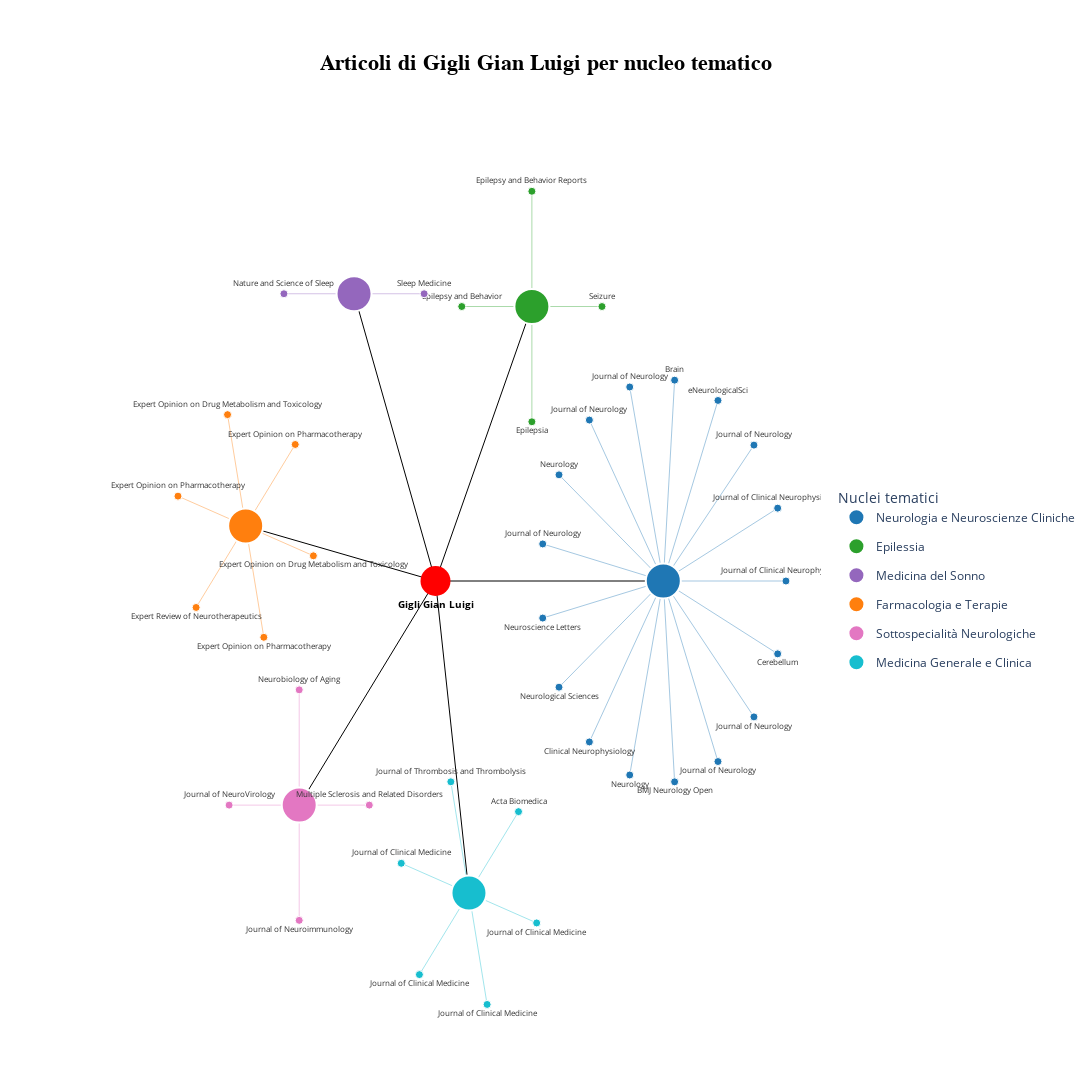

The notebook cell saved with this chart:
### Markdown cell above
### 8) Sesto grafo: distribuzione tematica delle pubblicazioni dell’autore centrale
Visualizzazione delle pubblicazioni dell’autore principale organizzate in sei nuclei tematici e collegate alle sedi di collaborazione.

### Code cell
def clean_author_names(val):
    if not isinstance(val, str): return []
    return [re.sub(r"\s*\([^)]*\)", "", a).replace(",", "").strip() for a in val.split(";")]

#siglatura città e stato
def get_all_locations(aff_string):
    if not isinstance(aff_string, str) or aff_string == 'N/A':
        return "N/A"
    
    individual_affs = aff_string.split(';')
    locations = set()
    
    for aff in individual_affs:
        parts = [p.strip() for p in aff.split(',')]
        if len(parts) >= 3:
            # Se il penultimo elemento è una sigla (es. UD, NY, RM) di 2 lettere
            if len(parts[-2]) <= 2:
                # Prende la terzultima (Città) e l'ultima (Stato)
                loc = f"{parts[-3]}, {parts[-1]}"
            else:
                # Altrimenti logica standard: penultima e ultima
                loc = f"{parts[-2]}, {parts[-1]}"
            
            # Pulizia numeri/CAP
            loc = re.sub(r'\d{3,}', '', loc).strip() 
            locations.add(loc)
        elif len(parts) == 2:
            locations.add(f"{parts[0]}, {parts[1]}")
    
    return " | ".join(sorted(locations)) if locations else "N/A"

df["authors_list"] = df["Author full names"].apply(clean_author_names)

#suddivisione nei 6 nuclei
def get_category_6(source_title):
    s = str(source_title).lower()
    if any(k in s for k in ["epilepsia", "seizure", "epilepsy"]): return "Epilessia"
    if any(k in s for k in ["pharmacotherapy", "therapeutics", "drug", "toxicology"]): return "Farmacologia e Terapie"
    if any(k in s for k in ["sleep", "nature and science"]): return "Medicina del Sonno"
    if any(k in s for k in ["multiple sclerosis", "neuroimmunology", "neurovirology", "aging", "neurobiology of aging"]): return "Sottospecialità Neurologiche"
    if any(k in s for k in ["clinical medicine", "acta biomedica", "thrombosis"]): return "Medicina Generale e Clinica"
    return "Neurologia e Neuroscienze Cliniche"

#filtro Autore
target_author = "Gigli Gian Luigi"
mask = df["authors_list"].apply(lambda x: target_author in x)
articoli = df[mask].copy()

#Configurazione GEOMETRICA
cat_names_secondary = ["Epilessia", "Medicina del Sonno", "Farmacologia e Terapie", "Sottospecialità Neurologiche", "Medicina Generale e Clinica"]
main_cat = "Neurologia e Neuroscienze Cliniche"

cat_colors = {
    "Neurologia e Neuroscienze Cliniche": "#1f77b4", 
    "Epilessia": "#2ca02c", 
    "Medicina del Sonno": "#9467bd", 
    "Farmacologia e Terapie": "#ff7f0e", 
    "Sottospecialità Neurologiche": "#e377c2", 
    "Medicina Generale e Clinica": "#17becf"
}

cat_coords = {}
cat_coords[main_cat] = (6.5, 0) # Neurologia a EST

angles = np.linspace(60 * (np.pi/180), 280 * (np.pi/180), len(cat_names_secondary))
for name, angle in zip(cat_names_secondary, angles):
    cat_coords[name] = (5.5 * np.cos(angle), 5.5 * np.sin(angle))

fig = go.Figure()

#archi principali
for name, (cx, cy) in cat_coords.items():
    fig.add_trace(go.Scatter(
        x=[0, cx, None], y=[0, cy, None],
        mode='lines',
        line=dict(color='black', width=1),
        hoverinfo='none', showlegend=False
    ))

# --- 2. ARCHI E NODI ARTICOLI ---
for cat in [main_cat] + cat_names_secondary:
    articoli_cat = articoli[articoli['Source title'].apply(get_category_6) == cat]
    cx, cy = cat_coords[cat]
    n_art = len(articoli_cat)
    
    art_x, art_y, art_hover_text, art_source_full, art_positions = [], [], [], [], []
    r_orbita = 3.5 if cat == main_cat else 2
    
    offset_rotazione = (np.pi / 4) if n_art == 6 else 0
    
    for i, (idx, row) in enumerate(articoli_cat.iterrows()):
        angle = ((2 * np.pi * i) / n_art) + offset_rotazione if n_art > 0 else 0
        ax, ay = cx + r_orbita * np.cos(angle), cy + r_orbita * np.sin(angle)
        
        fig.add_trace(go.Scatter(
            x=[cx, ax, None], y=[cy, ay, None],
            mode='lines',
            line=dict(color=cat_colors[cat], width=0.8),
            opacity=0.5, hoverinfo='none', showlegend=False, legendgroup=cat
        ))
        
        art_x.append(ax)
        art_y.append(ay)
        
        # Recupero di tutte le città 
        raw_aff = str(row.get('Affiliations', 'N/A'))
        all_cities = get_all_locations(raw_aff)

        art_hover_text.append(
            f"<b>TITOLO:</b> {row['Title']}<br>"
            f"<b>ANNO:</b> {row['Year']}<br>"
            f"<b>COLLABORAZIONI:</b> {all_cities}"
        )
        
        art_source_full.append(str(row['Source title']))
        
        if ay >= cy:
            art_positions.append("top center")
        else:
            art_positions.append("bottom center")

    fig.add_trace(go.Scatter(
        x=[cx], y=[cy], mode='markers',
        name=cat, legendgroup=cat,
        marker=dict(color=cat_colors[cat], size=35, line=dict(width=2, color='white')),
        hoverinfo='none'
    ))

    fig.add_trace(go.Scatter(
        x=art_x, y=art_y, 
        mode='markers+text', 
        text=art_source_full, 
        textposition=art_positions,
        legendgroup=cat, showlegend=False, 
        marker=dict(color=cat_colors[cat], size=8, line=dict(width=1, color='white')),
        textfont=dict(size=7.5, color="#333"),
        hovertext=art_hover_text, 
        hoverinfo='text'
    ))

#nodo autore centrale
fig.add_trace(go.Scatter(
    x=[0], y=[0], mode='markers+text',
    text=[f"<b>{target_author}</b>"], 
    textposition="bottom center",
    marker=dict(size=30, color='red'),
    textfont=dict(size=10, color="black"), 
    hoverinfo='none', showlegend=False
))

#layout
fig.update_layout(
    width=1600, height=1400,
    margin=dict(l=50, r=50, t=120, b=50),
    xaxis=dict(showgrid=False, zeroline=False, showticklabels=False, range=[-11, 11]),
    yaxis=dict(showgrid=False, zeroline=False, showticklabels=False, range=[-8, 8]),
    paper_bgcolor='white', plot_bgcolor='white',
    legend=dict(title="Nuclei tematici", yanchor="middle", y=0.5, xanchor="left", x=1.02),
    title=dict(
        text="Articoli di Gigli Gian Luigi per nucleo tematico",
        x=0.5,       # centrato orizzontalmente
        y=0.95,
        xanchor='center',
        yanchor='top',
        font=dict(size=22, family="Arial", color="black", weight="bold")
    )
)

fig.show()

### Figure 1 — Plotly figure (JSON) as saved in the notebook; plotly's stock layout.template omitted (floating-point values rounded to 4 significant figures)
{"data": [{"hoverinfo": "none", "line": {"color": "black", "width": 1}, "mode": "lines", "showlegend": false, "type": "scatter", "x": [0, 6.5, null], "y": [0, 0, null]}, {"hoverinfo": "none", "line": {"color": "black", "width": 1}, "mode": "lines", "showlegend": false, "type": "scatter", "x": [0, 2.75, null], "y": [0, 4.763, null]}, {"hoverinfo": "none", "line": {"color": "black", "width": 1}, "mode": "lines", "showlegend": false, "type": "scatter", "x": [0, -2.324, null], "y": [0, 4.985, null]}, {"hoverinfo": "none", "line": {"color": "black", "width": 1}, "mode": "lines", "showlegend": false, "type": "scatter", "x": [0, -5.416, null], "y": [0, 0.9551, null]}, {"hoverinfo": "none", "line": {"color": "black", "width": 1}, "mode": "lines", "showlegend": false, "type": "scatter", "x": [0, -3.889, null], "y": [0, -3.889, null]}, {"hoverinfo": "none", "line": {"color": "black", "width": 1}, "mode": "lines", "showlegend": false, "type": "scatter", "x": [0, 0.9551, null], "y": [0, -5.416, null]}, {"hoverinfo": "none", "legendgroup": "Neurologia e Neuroscienze Cliniche", "line": {"color": "#1f77b4", "width": 0.8}, "mode": "lines", "opacity": 0.5, "showlegend": false, "type": "scatter", "x": [6.5, 10, null], "y": [0, 0, null]}, {"hoverinfo": "none", "legendgroup": "Neurologia e Neuroscienze Cliniche", "line": {"color": "#1f77b4", "width": 0.8}, "mode": "lines", "opacity": 0.5, "showlegend": false, "type": "scatter", "x": [6.5, 9.764, null], "y": [0, 1.264, null]}, {"hoverinfo": "none", "legendgroup": "Neurologia e Neuroscienze Cliniche", "line": {"color": "#1f77b4", "width": 0.8}, "mode": "lines", "opacity": 0.5, "showlegend": false, "type": "scatter", "x": [6.5, 9.087, null], "y": [0, 2.358, null]}, {"hoverinfo": "none", "legendgroup": "Neurologia e Neuroscienze Cliniche", "line": {"color": "#1f77b4", "width": 0.8}, "mode": "lines", "opacity": 0.5, "showlegend": false, "type": "scatter", "x": [6.5, 8.06, null], "y": [0, 3.133, null]}, {"hoverinfo": "none", "legendgroup": "Neurologia e Neuroscienze Cliniche", "line": {"color": "#1f77b4", "width": 0.8}, "mode": "lines", "opacity": 0.5, "showlegend": false, "type": "scatter", "x": [6.5, 6.823, null], "y": [0, 3.485, null]}, {"hoverinfo": "none", "legendgroup": "Neurologia e Neuroscienze Cliniche", "line": {"color": "#1f77b4", "width": 0.8}, "mode": "lines", "opacity": 0.5, "showlegend": false, "type": "scatter", "x": [6.5, 5.542, null], "y": [0, 3.366, null]}, {"hoverinfo": "none", "legendgroup": "Neurologia e Neuroscienze Cliniche", "line": {"color": "#1f77b4", "width": 0.8}, "mode": "lines", "opacity": 0.5, "showlegend": false, "type": "scatter", "x": [6.5, 4.391, null], "y": [0, 2.793, null]}, {"hoverinfo": "none", "legendgroup": "Neurologia e Neuroscienze Cliniche", "line": {"color": "#1f77b4", "width": 0.8}, "mode": "lines", "opacity": 0.5, "showlegend": false, "type": "scatter", "x": [6.5, 3.524, null], "y": [0, 1.843, null]}, {"hoverinfo": "none", "legendgroup": "Neurologia e Neuroscienze Cliniche", "line": {"color": "#1f77b4", "width": 0.8}, "mode": "lines", "opacity": 0.5, "showlegend": false, "type": "scatter", "x": [6.5, 3.06, null], "y": [0, 0.6431, null]}, {"hoverinfo": "none", "legendgroup": "Neurologia e Neuroscienze Cliniche", "line": {"color": "#1f77b4", "width": 0.8}, "mode": "lines", "opacity": 0.5, "showlegend": false, "type": "scatter", "x": [6.5, 3.06, null], "y": [0, -0.6431, null]}, {"hoverinfo": "none", "legendgroup": "Neurologia e Neuroscienze Cliniche", "line": {"color": "#1f77b4", "width": 0.8}, "mode": "lines", "opacity": 0.5, "showlegend": false, "type": "scatter", "x": [6.5, 3.524, null], "y": [0, -1.843, null]}, {"hoverinfo": "none", "legendgroup": "Neurologia e Neuroscienze Cliniche", "line": {"color": "#1f77b4", "width": 0.8}, "mode": "lines", "opacity": 0.5, "showlegend": false, "type": "scatter", "x": [6.5, 4.391, null], "y": [0, -2.793, null]}, {"hoverinfo": "none", "legendgroup": "Neurologia e Neuroscienze Cliniche", "line": {"color": "#1f77b4", "width": 0.8}, "mode": "lines", "opacity": 0.5, "showlegend": false, "type": "scatter", "x": [6.5, 5.542, null], "y": [0, -3.366, null]}, {"hoverinfo": "none", "legendgroup": "Neurologia e Neuroscienze Cliniche", "line": {"color": "#1f77b4", "width": 0.8}, "mode": "lines", "opacity": 0.5, "showlegend": false, "type": "scatter", "x": [6.5, 6.823, null], "y": [0, -3.485, null]}, {"hoverinfo": "none", "legendgroup": "Neurologia e Neuroscienze Cliniche", "line": {"color": "#1f77b4", "width": 0.8}, "mode": "lines", "opacity": 0.5, "showlegend": false, "type": "scatter", "x": [6.5, 8.06, null], "y": [0, -3.133, null]}, {"hoverinfo": "none", "legendgroup": "Neurologia e Neuroscienze Cliniche", "line": {"color": "#1f77b4", "width": 0.8}, "mode": "lines", "opacity": 0.5, "showlegend": false, "type": "scatter", "x": [6.5, 9.087, null], "y": [0, -2.358, null]}, {"hoverinfo": "none", "legendgroup": "Neurologia e Neuroscienze Cliniche", "line": {"color": "#1f77b4", "width": 0.8}, "mode": "lines", "opacity": 0.5, "showlegend": false, "type": "scatter", "x": [6.5, 9.764, null], "y": [0, -1.264, null]}, {"hoverinfo": "none", "legendgroup": "Neurologia e Neuroscienze Cliniche", "marker": {"color": "#1f77b4", "line": {"color": "white", "width": 2}, "size": 35}, "mode": "markers", "name": "Neurologia e Neuroscienze Cliniche", "type": "scatter", "x": [6.5], "y": [0]}, {"hoverinfo": "text", "hovertext": ["<b>TITOLO:</b> Fast or Slow? A Comparison Between Two Transcranial Electrical Stimulation Techniques for Eliciting Motor-Evoked Potentials During Supratentorial Surgery<br><b>ANNO:</b> 2023<br><b>COLLABORAZIONI:</b> Udine, Italy", "<b>TITOLO:</b> Risk Factors for Intraoperative Seizures in Glioma Surgery: Electrocorticography Matters<br><b>ANNO:</b> 2023<br><b>COLLABORAZIONI:</b> Udine, Italy", "<b>TITOLO:</b> Epilepsy and episodic ataxia type 2: family study and review of the literature<br><b>ANNO:</b> 2021<br><b>COLLABORAZIONI:</b> Udine, Italy", "<b>TITOLO:</b> Case report and ten-year follow-up of episodic ataxia type 2 due to a novel variant in CACNA1A<br><b>ANNO:</b> 2021<br><b>COLLABORAZIONI:</b> Milan, Italy | Udine, Italy", "<b>TITOLO:</b> Unclear association between COVID-19 and Guillain-Barré syndrome<br><b>ANNO:</b> 2021<br><b>COLLABORAZIONI:</b> Auvergne-Rhone-Alpes, France | Lyon, France | Saint-Etienne, France | Udine, Italy", "<b>TITOLO:</b> Reply to \"Guillain‑Barré syndrome in the COVID‑19 era another occasional cluster?\": Insights from two distinct clusters of Guillain–Barré syndrome detected in Europe in the COVID-19 era<br><b>ANNO:</b> 2021<br><b>COLLABORAZIONI:</b> Udine, Italy", "<b>TITOLO:</b> Guillain-Barré syndrome in the COVID-19 era: just an occasional cluster?<br><b>ANNO:</b> 2021<br><b>COLLABORAZIONI:</b> Udine, Italy", "<b>TITOLO:</b> Novel Associations of BST1 and LAMP3 With REM Sleep Behavior Disorder<br><b>ANNO:</b> 2021<br><b>COLLABORAZIONI:</b> Bologna, Italy | Cagliari, Italy | Geel, Belgium | Hauts-de-France, France | Hessen, Germany | Ile-de-France, France | Milan, Italy | Modena, Italy | Montpellier, France | Montreal, Canada | Niedersachsen, Germany | Nordrhein-Westfalen, Germany | Occitania, France | Occitanie, France | Oxfordshire, United Kingdom | Prague, Czech Republic | Rochester, United States | Tyrol, Austria | Udine, Italy | VAN, Belgium | Verona, Italy", "<b>TITOLO:</b> Causality in COVID-19-associated stroke: a uniform case definition for use in clinical research<br><b>ANNO:</b> 2021<br><b>COLLABORAZIONI:</b> Brescia, Italy | Udine, Italy", "<b>TITOLO:</b> Stroke in patients with COVID-19: Clinical and neuroimaging characteristics<br><b>ANNO:</b> 2021<br><b>COLLABORAZIONI:</b> Brescia, Italy | Udine, Italy", "<b>TITOLO:</b> HLA and immunological features of SARS-CoV-2-induced Guillain-Barré syndrome<br><b>ANNO:</b> 2020<br><b>COLLABORAZIONI:</b> Udine, Italy", "<b>TITOLO:</b> Spikes/spike-waves time-locked to the flash frequency during intermittent light stimulation in Jeavons syndrome<br><b>ANNO:</b> 2020<br><b>COLLABORAZIONI:</b> Ile-de-France, France | Marseille, France | Naples, Italy | Occitanie, France | Udine, Italy", "<b>TITOLO:</b> GBA variants in REM sleep behavior disorder: A multicenter study<br><b>ANNO:</b> 2020<br><b>COLLABORAZIONI:</b> Bologna, Italy | Cagliari, Italy | Cincinnati, United States | Geel, Belgium | Hauts-de-France, France | Hessen, Germany | Ile-de-France, France | London, United Kingdom | Milan, Italy | Montpellier, France | Montreal, Canada | Niedersachsen, Germany | Nordrhein-Westfalen, Germany | Occitania, France | Occitanie, France | Oxfordshire, United Kingdom | Prague, Czech Republic | Tyrol, Austria | Udine, Italy", "<b>TITOLO:</b> May lamotrigine be an alternative to topiramate in the prevention of migraine with aura? Results of a retrospective study<br><b>ANNO:</b> 2020<br><b>COLLABORAZIONI:</b> Udine, Italy", "<b>TITOLO:</b> Stroke in patients with SARS-CoV-2 infection: case series<br><b>ANNO:</b> 2020<br><b>COLLABORAZIONI:</b> Brescia, Italy | Udine, Italy", "<b>TITOLO:</b> Epidemiology of paraneoplastic neurological syndromes: a population-based study<br><b>ANNO:</b> 2020<br><b>COLLABORAZIONI:</b> Auvergne-Rhone-Alpes, France | Gorizia, Italy | Lyon, France | Merano, Italy | Pordenone, Italy | Udine, Italy | Verona, Italy", "<b>TITOLO:</b> Stroke-Like Presentation of Paraneoplastic Cerebellar Degeneration: a Single-Center Experience and Review of the Literature<br><b>ANNO:</b> 2019<br><b>COLLABORAZIONI:</b> Auvergne-Rhone-Alpes, France | Udine, Italy"], "legendgroup": "Neurologia e Neuroscienze Cliniche", "marker": {"color": "#1f77b4", "line": {"color": "white", "width": 1}, "size": 8}, "mode": "markers+text", "showlegend": false, "text": ["Journal of Clinical Neurophysiology", "Journal of Clinical Neurophysiology", "Journal of Neurology", "eNeurologicalSci", "Brain", "Journal of Neurology", "Journal of Neurology", "Neurology", "Journal of Neurology", "Neuroscience Letters", "Neurological Sciences", "Clinical Neurophysiology", "Neurology", "BMJ Neurology Open", "Journal of Neurology", "Journal of Neurology", "Cerebellum"], "textfont": {"color": "#333", "size": 7.5}, "textposition": ["top center", "top center", "top center", "top center", "top center", "top center", "top center", "top center", "top center", "bottom center", "bottom center", "bottom center", "bottom center", "bottom center", "bottom center", "bottom center", "bottom center"], "type": "scatter", "x": [10, 9.764, 9.087, 8.06, 6.823, 5.542, 4.391, 3.524, 3.06, 3.06, 3.524, 4.391, 5.542, 6.823, 8.06, 9.087, 9.764], "y": [0, 1.264, 2.358, 3.133, 3.485, 3.366, 2.793, 1.843, 0.6431, -0.6431, -1.843, -2.793, -3.366, -3.485, -3.133, -2.358, -1.264]}, {"hoverinfo": "none", "legendgroup": "Epilessia", "line": {"color": "#2ca02c", "width": 0.8}, "mode": "lines", "opacity": 0.5, "showlegend": false, "type": "scatter", "x": [2.75, 4.75, null], "y": [4.763, 4.763, null]}, {"hoverinfo": "none", "legendgroup": "Epilessia", "line": {"color": "#2ca02c", "width": 0.8}, "mode": "lines", "opacity": 0.5, "showlegend": false, "type": "scatter", "x": [2.75, 2.75, null], "y": [4.763, 6.763, null]}, {"hoverinfo": "none", "legendgroup": "Epilessia", "line": {"color": "#2ca02c", "width": 0.8}, "mode": "lines", "opacity": 0.5, "showlegend": false, "type": "scatter", "x": [2.75, 0.75, null], "y": [4.763, 4.763, null]}, {"hoverinfo": "none", "legendgroup": "Epilessia", "line": {"color": "#2ca02c", "width": 0.8}, "mode": "lines", "opacity": 0.5, "showlegend": false, "type": "scatter", "x": [2.75, 2.75, null], "y": [4.763, 2.763, null]}, {"hoverinfo": "none", "legendgroup": "Epilessia", "marker": {"color": "#2ca02c", "line": {"color": "white", "width": 2}, "size": 35}, "mode": "markers", "name": "Epilessia", "type": "scatter", "x": [2.75], "y": [4.763]}, {"hoverinfo": "text", "hovertext": ["<b>TITOLO:</b> Epilepsy with eyelid myoclonias (Jeavons syndrome): An electro-clinical study of 40 patients from childhood to adulthood<br><b>ANNO:</b> 2021<br><b>COLLABORAZIONI:</b> Ile-de-France, France | Marseille, France | Naples, Italy | Occitanie, France | Udine, Italy", "<b>TITOLO:</b> Perampanel as add-on therapy in epilepsies with known etiology: A single center experience with long-term follow-up<br><b>ANNO:</b> 2021<br><b>COLLABORAZIONI:</b> Udine, Italy", "<b>TITOLO:</b> Status epilepticus mimicking stroke recurrence<br><b>ANNO:</b> 2020<br><b>COLLABORAZIONI:</b> Udine, Italy", "<b>TITOLO:</b> Seizure specificities in patients with antibody-mediated autoimmune encephalitis<br><b>ANNO:</b> 2019<br><b>COLLABORAZIONI:</b> Auvergne-Rhone-Alpes, France | Udine, Italy"], "legendgroup": "Epilessia", "marker": {"color": "#2ca02c", "line": {"color": "white", "width": 1}, "size": 8}, "mode": "markers+text", "showlegend": false, "text": ["Seizure", "Epilepsy and Behavior Reports", "Epilepsy and Behavior", "Epilepsia"], "textfont": {"color": "#333", "size": 7.5}, "textposition": ["top center", "top center", "top center", "bottom center"], "type": "scatter", "x": [4.75, 2.75, 0.75, 2.75], "y": [4.763, 6.763, 4.763, 2.763]}, {"hoverinfo": "none", "legendgroup": "Medicina del Sonno", "line": {"color": "#9467bd", "width": 0.8}, "mode": "lines", "opacity": 0.5, "showlegend": false, "type": "scatter", "x": [-2.324, -0.3244, null], "y": [4.985, 4.985, null]}, {"hoverinfo": "none", "legendgroup": "Medicina del Sonno", "line": {"color": "#9467bd", "width": 0.8}, "mode": "lines", "opacity": 0.5, "showlegend": false, "type": "scatter", "x": [-2.324, -4.324, null], "y": [4.985, 4.985, null]}, {"hoverinfo": "none", "legendgroup": "Medicina del Sonno", "marker": {"color": "#9467bd", "line": {"color": "white", "width": 2}, "size": 35}, "mode": "markers", "name": "Medicina del Sonno", "type": "scatter", "x": [-2.324], "y": [4.985]}, {"hoverinfo": "text", "hovertext": ["<b>TITOLO:</b> Insomnia and daytime sleepiness predict 20-year mortality in older male adults: data from a population-based study<br><b>ANNO:</b> 2020<br><b>COLLABORAZIONI:</b> Udine, Italy", "<b>TITOLO:</b> Orgasmolepsy in narcolepsy type 1 responsive to pitolisant: A case report<br><b>ANNO:</b> 2020<br><b>COLLABORAZIONI:</b> Udine, Italy"], "legendgroup": "Medicina del Sonno", "marker": {"color": "#9467bd", "line": {"color": "white", "width": 1}, "size": 8}, "mode": "markers+text", "showlegend": false, "text": ["Sleep Medicine", "Nature and Science of Sleep"], "textfont": {"color": "#333", "size": 7.5}, "textposition": ["top center", "top center"], "type": "scatter", "x": [-0.3244, -4.324], "y": [4.985, 4.985]}, {"hoverinfo": "none", "legendgroup": "Farmacologia e Terapie", "line": {"color": "#ff7f0e", "width": 0.8}, "mode": "lines", "opacity": 0.5, "showlegend": false, "type": "scatter", "x": [-5.416, -4.002, null], "y": [0.9551, 2.369, null]}, {"hoverinfo": "none", "legendgroup": "Farmacologia e Terapie", "line": {"color": "#ff7f0e", "width": 0.8}, "mode": "lines", "opacity": 0.5, "showlegend": false, "type": "scatter", "x": [-5.416, -5.934, null], "y": [0.9551, 2.887, null]}, {"hoverinfo": "none", "legendgroup": "Farmacologia e Terapie", "line": {"color": "#ff7f0e", "width": 0.8}, "mode": "lines", "opacity": 0.5, "showlegend": false, "type": "scatter", "x": [-5.416, -7.348, null], "y": [0.9551, 1.473, null]}, {"hoverinfo": "none", "legendgroup": "Farmacologia e Terapie", "line": {"color": "#ff7f0e", "width": 0.8}, "mode": "lines", "opacity": 0.5, "showlegend": false, "type": "scatter", "x": [-5.416, -6.831, null], "y": [0.9551, -0.4591, null]}, {"hoverinfo": "none", "legendgroup": "Farmacologia e Terapie", "line": {"color": "#ff7f0e", "width": 0.8}, "mode": "lines", "opacity": 0.5, "showlegend": false, "type": "scatter", "x": [-5.416, -4.899, null], "y": [0.9551, -0.9768, null]}, {"hoverinfo": "none", "legendgroup": "Farmacologia e Terapie", "line": {"color": "#ff7f0e", "width": 0.8}, "mode": "lines", "opacity": 0.5, "showlegend": false, "type": "scatter", "x": [-5.416, -3.485, null], "y": [0.9551, 0.4374, null]}, {"hoverinfo": "none", "legendgroup": "Farmacologia e Terapie", "marker": {"color": "#ff7f0e", "line": {"color": "white", "width": 2}, "size": 35}, "mode": "markers", "name": "Farmacologia e Terapie", "type": "scatter", "x": [-5.416], "y": [0.9551]}, {"hoverinfo": "text", "hovertext": ["<b>TITOLO:</b> Evaluating pitolisant as a narcolepsy treatment option<br><b>ANNO:</b> 2021<br><b>COLLABORAZIONI:</b> Udine, Italy | Venice, Italy", "<b>TITOLO:</b> Brivaracetam for the treatment of focal-onset seizures: pharmacokinetic and pharmacodynamic evaluations<br><b>ANNO:</b> 2020<br><b>COLLABORAZIONI:</b> Udine, Italy | Venice, Italy", "<b>TITOLO:</b> Advancing synthetic therapies for the treatment of restless legs syndrome<br><b>ANNO:</b> 2019<br><b>COLLABORAZIONI:</b> Udine, Italy", "<b>TITOLO:</b> Timing use of novel anti-epileptic drugs: is earlier better?<br><b>ANNO:</b> 2019<br><b>COLLABORAZIONI:</b> Udine, Italy", "<b>TITOLO:</b> Important decisions in choosing the pharmacotherapy for narcoleptics<br><b>ANNO:</b> 2019<br><b>COLLABORAZIONI:</b> Udine, Italy", "<b>TITOLO:</b> Pharmacokinetic and pharmacodynamic considerations for the clinical efficacy of perampanel in focal onset seizures<br><b>ANNO:</b> 2019<br><b>COLLABORAZIONI:</b> Udine, Italy"], "legendgroup": "Farmacologia e Terapie", "marker": {"color": "#ff7f0e", "line": {"color": "white", "width": 1}, "size": 8}, "mode": "markers+text", "showlegend": false, "text": ["Expert Opinion on Pharmacotherapy", "Expert Opinion on Drug Metabolism and Toxicology", "Expert Opinion on Pharmacotherapy", "Expert Review of Neurotherapeutics", "Expert Opinion on Pharmacotherapy", "Expert Opinion on Drug Metabolism and Toxicology"], "textfont": {"color": "#333", "size": 7.5}, "textposition": ["top center", "top center", "top center", "bottom center", "bottom center", "bottom center"], "type": "scatter", "x": [-4.002, -5.934, -7.348, -6.831, -4.899, -3.485], "y": [2.369, 2.887, 1.473, -0.4591, -0.9768, 0.4374]}, {"hoverinfo": "none", "legendgroup": "Sottospecialità Neurologiche", "line": {"color": "#e377c2", "width": 0.8}, "mode": "lines", "opacity": 0.5, "showlegend": false, "type": "scatter", "x": [-3.889, -1.889, null], "y": [-3.889, -3.889, null]}, {"hoverinfo": "none", "legendgroup": "Sottospecialità Neurologiche", "line": {"color": "#e377c2", "width": 0.8}, "mode": "lines", "opacity": 0.5, "showlegend": false, "type": "scatter", "x": [-3.889, -3.889, null], "y": [-3.889, -1.889, null]}, {"hoverinfo": "none", "legendgroup": "Sottospecialità Neurologiche", "line": {"color": "#e377c2", "width": 0.8}, "mode": "lines", "opacity": 0.5, "showlegend": false, "type": "scatter", "x": [-3.889, -5.889, null], "y": [-3.889, -3.889, null]}, {"hoverinfo": "none", "legendgroup": "Sottospecialità Neurologiche", "line": {"color": "#e377c2", "width": 0.8}, "mode": "lines", "opacity": 0.5, "showlegend": false, "type": "scatter", "x": [-3.889, -3.889, null], "y": [-3.889, -5.889, null]}, {"hoverinfo": "none", "legendgroup": "Sottospecialità Neurologiche", "marker": {"color": "#e377c2", "line": {"color": "white", "width": 2}, "size": 35}, "mode": "markers", "name": "Sottospecialità Neurologiche", "type": "scatter", "x": [-3.889], "y": [-3.889]}, {"hoverinfo": "text", "hovertext": ["<b>TITOLO:</b> Lower lymphocyte counts and older age are associated with reduced multiple sclerosis disease activity during dimethyl fumarate treatment<br><b>ANNO:</b> 2021<br><b>COLLABORAZIONI:</b> Udine, Italy", "<b>TITOLO:</b> SMPD1 variants do not have a major role in rapid eye movement sleep behavior disorder<br><b>ANNO:</b> 2020<br><b>COLLABORAZIONI:</b> Bologna, Italy | Cagliari, Italy | Geel, Belgium | Hauts-de-France, France | Hessen, Germany | Ile-de-France, France | Kassel, Germany | London, United Kingdom | Milan, Italy | Montpellier, France | Montreal, Canada | Mountain View, United States | Niedersachsen, Germany | Nordrhein-Westfalen, Germany | Occitania, France | Occitanie, France | Oxfordshire, United Kingdom | Prague, Czech Republic | Rochester, United States | Tyrol, Austria | Udine, Italy", "<b>TITOLO:</b> Epilepsia partialis continua revealing idelalisib-associated PML-IRIS: clinical and pathological features<br><b>ANNO:</b> 2020<br><b>COLLABORAZIONI:</b> Udine, Italy", "<b>TITOLO:</b> Tacrolimus-induced severe headache associated with diffuse leukoencephalopathy: Evidence for an immune-mediated pathogenesis<br><b>ANNO:</b> 2019<br><b>COLLABORAZIONI:</b> Udine, Italy"], "legendgroup": "Sottospecialità Neurologiche", "marker": {"color": "#e377c2", "line": {"color": "white", "width": 1}, "size": 8}, "mode": "markers+text", "showlegend": false, "text": ["Multiple Sclerosis and Related Disorders", "Neurobiology of Aging", "Journal of NeuroVirology", "Journal of Neuroimmunology"], "textfont": {"color": "#333", "size": 7.5}, "textposition": ["top center", "top center", "top center", "bottom center"], "type": "scatter", "x": [-1.889, -3.889, -5.889, -3.889], "y": [-3.889, -1.889, -3.889, -5.889]}, {"hoverinfo": "none", "legendgroup": "Medicina Generale e Clinica", "line": {"color": "#17becf", "width": 0.8}, "mode": "lines", "opacity": 0.5, "showlegend": false, "type": "scatter", "x": [0.9551, 2.369, null], "y": [-5.416, -4.002, null]}, {"hoverinfo": "none", "legendgroup": "Medicina Generale e Clinica", "line": {"color": "#17becf", "width": 0.8}, "mode": "lines", "opacity": 0.5, "showlegend": false, "type": "scatter", "x": [0.9551, 0.4374, null], "y": [-5.416, -3.485, null]}, {"hoverinfo": "none", "legendgroup": "Medicina Generale e Clinica", "line": {"color": "#17becf", "width": 0.8}, "mode": "lines", "opacity": 0.5, "showlegend": false, "type": "scatter", "x": [0.9551, -0.9768, null], "y": [-5.416, -4.899, null]}, {"hoverinfo": "none", "legendgroup": "Medicina Generale e Clinica", "line": {"color": "#17becf", "width": 0.8}, "mode": "lines", "opacity": 0.5, "showlegend": false, "type": "scatter", "x": [0.9551, -0.4591, null], "y": [-5.416, -6.831, null]}, {"hoverinfo": "none", "legendgroup": "Medicina Generale e Clinica", "line": {"color": "#17becf", "width": 0.8}, "mode": "lines", "opacity": 0.5, "showlegend": false, "type": "scatter", "x": [0.9551, 1.473, null], "y": [-5.416, -7.348, null]}, {"hoverinfo": "none", "legendgroup": "Medicina Generale e Clinica", "line": {"color": "#17becf", "width": 0.8}, "mode": "lines", "opacity": 0.5, "showlegend": false, "type": "scatter", "x": [0.9551, 2.887, null], "y": [-5.416, -5.934, null]}, {"hoverinfo": "none", "legendgroup": "Medicina Generale e Clinica", "marker": {"color": "#17becf", "line": {"color": "white", "width": 2}, "size": 35}, "mode": "markers", "name": "Medicina Generale e Clinica", "type": "scatter", "x": [0.9551], "y": [-5.416]}, {"hoverinfo": "text", "hovertext": ["<b>TITOLO:</b> Amplifying the spectrum of SPAST gene mutations<br><b>ANNO:</b> 2021<br><b>COLLABORAZIONI:</b> Udine, Italy", "<b>TITOLO:</b> Stress hyperglycemia is predictive of worse outcome in patients with acute ischemic stroke undergoing intravenous thrombolysis<br><b>ANNO:</b> 2021<br><b>COLLABORAZIONI:</b> Udine, Italy", "<b>TITOLO:</b> Dynamic hyperglycemic patterns predict adverse outcomes in patients with acute ischemic stroke undergoing mechanical thrombectomy<br><b>ANNO:</b> 2020<br><b>COLLABORAZIONI:</b> Udine, Italy", "<b>TITOLO:</b> To treat or not to treat: Importance of functional dependence in deciding intravenous thrombolysis of “Mild stroke” patients<br><b>ANNO:</b> 2020<br><b>COLLABORAZIONI:</b> Udine, Italy", "<b>TITOLO:</b> Seizures do not affect disability and mortality outcomes of stroke: A population-based study<br><b>ANNO:</b> 2019<br><b>COLLABORAZIONI:</b> Chicago, United States | Portogruaro, Italy | Udine, Italy", "<b>TITOLO:</b> Efficacy and safety of intravenous thrombolysis in patients with acute ischemic stroke and pre–existing disability<br><b>ANNO:</b> 2019<br><b>COLLABORAZIONI:</b> Udine, Italy"], "legendgroup": "Medicina Generale e Clinica", "marker": {"color": "#17becf", "line": {"color": "white", "width": 1}, "size": 8}, "mode": "markers+text", "showlegend": false, "text": ["Acta Biomedica", "Journal of Thrombosis and Thrombolysis", "Journal of Clinical Medicine", "Journal of Clinical Medicine", "Journal of Clinical Medicine", "Journal of Clinical Medicine"], "textfont": {"color": "#333", "size": 7.5}, "textposition": ["top center", "top center", "top center", "bottom center", "bottom center", "bottom center"], "type": "scatter", "x": [2.369, 0.4374, -0.9768, -0.4591, 1.473, 2.887], "y": [-4.002, -3.485, -4.899, -6.831, -7.348, -5.934]}, {"hoverinfo": "none", "marker": {"color": "red", "size": 30}, "mode": "markers+text", "showlegend": false, "text": ["<b>Gigli Gian Luigi</b>"], "textfont": {"color": "black", "size": 10}, "textposition": "bottom center", "type": "scatter", "x": [0], "y": [0]}], "layout": {"height": 1400, "legend": {"title": {"text": "Nuclei tematici"}, "x": 1.02, "xanchor": "left", "y": 0.5, "yanchor": "middle"}, "margin": {"b": 50, "l": 50, "r": 50, "t": 120}, "paper_bgcolor": "white", "plot_bgcolor": "white", "title": {"font": {"color": "black", "family": "Arial", "size": 22, "weight": "bold"}, "text": "Articoli di Gigli Gian Luigi per nucleo tematico", "x": 0.5, "xanchor": "center", "y": 0.95, "yanchor": "top"}, "width": 1600, "xaxis": {"range": [-11, 11], "showgrid": false, "showticklabels": false, "zeroline": false}, "yaxis": {"range": [-8, 8], "showgrid": false, "showticklabels": false, "zeroline": false}}}
